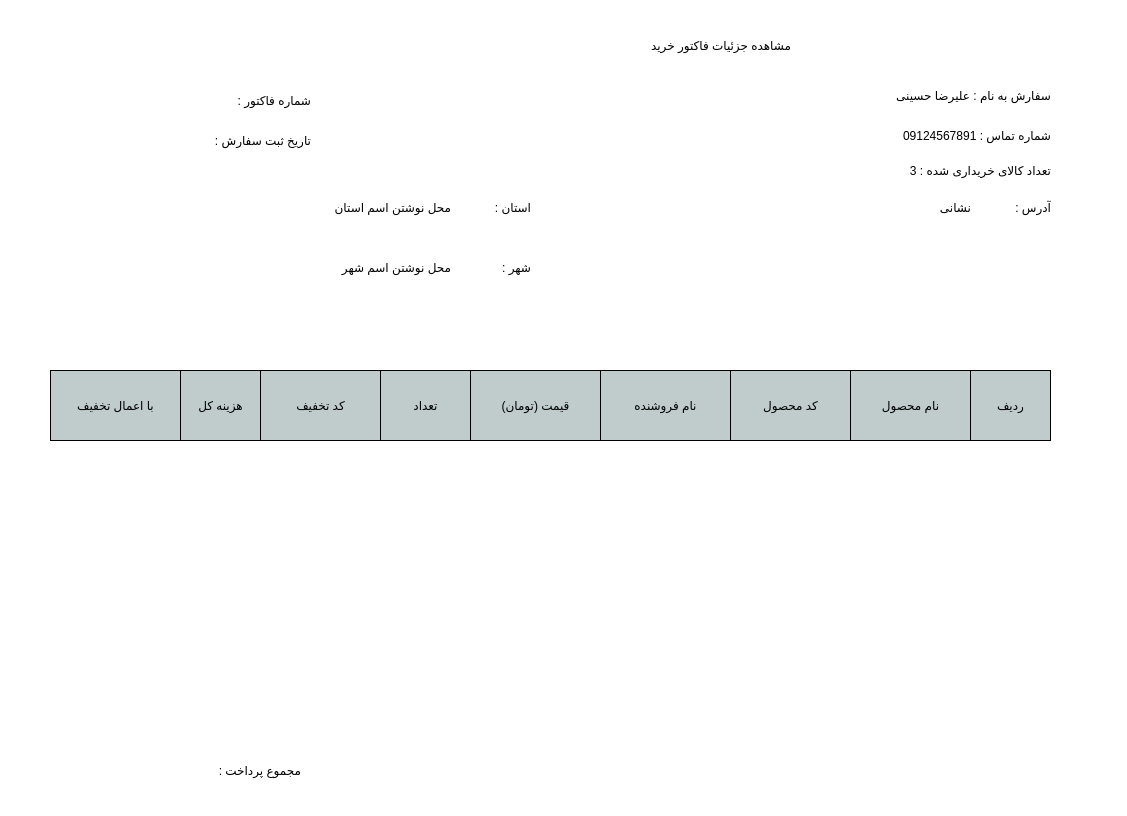
<?xml version="1.0" encoding="UTF-8"?>
<ui version="4.0">
 <class>mainWindow</class>
 <widget class="QDialog" name="mainWindow">
  <property name="geometry">
   <rect>
    <x>0</x>
    <y>0</y>
    <width>1127</width>
    <height>816</height>
   </rect>
  </property>
  <property name="windowTitle">
   <string>Dialog</string>
  </property>
  <property name="styleSheet">
   <string notr="true">#mainWindow{
background-color : #fff
}</string>
  </property>
  <widget class="QLabel" name="label">
   <property name="geometry">
    <rect>
     <x>350</x>
     <y>10</y>
     <width>441</width>
     <height>71</height>
    </rect>
   </property>
   <property name="styleSheet">
    <string notr="true">font: 28pt &quot;B narm&quot;;</string>
   </property>
   <property name="text">
    <string>مشاهده جزئیات فاکتور خرید</string>
   </property>
  </widget>
  <widget class="QLabel" name="label_2">
   <property name="geometry">
    <rect>
     <x>160</x>
     <y>80</y>
     <width>151</width>
     <height>41</height>
    </rect>
   </property>
   <property name="styleSheet">
    <string notr="true">font: 15pt &quot;B Nazanin&quot;;</string>
   </property>
   <property name="text">
    <string>شماره فاکتور :</string>
   </property>
  </widget>
  <widget class="QLabel" name="label_3">
   <property name="geometry">
    <rect>
     <x>150</x>
     <y>120</y>
     <width>161</width>
     <height>41</height>
    </rect>
   </property>
   <property name="styleSheet">
    <string notr="true">font: 15pt &quot;B Nazanin&quot;;</string>
   </property>
   <property name="text">
    <string>تاریخ ثبت سفارش :</string>
   </property>
  </widget>
  <widget class="QLabel" name="label_4">
   <property name="geometry">
    <rect>
     <x>140</x>
     <y>750</y>
     <width>161</width>
     <height>41</height>
    </rect>
   </property>
   <property name="styleSheet">
    <string notr="true">font: 15pt &quot;B Nazanin&quot;;</string>
   </property>
   <property name="text">
    <string>مجموع پرداخت :</string>
   </property>
  </widget>
  <widget class="QPushButton" name="pushButton">
   <property name="geometry">
    <rect>
     <x>850</x>
     <y>370</y>
     <width>121</width>
     <height>71</height>
    </rect>
   </property>
   <property name="styleSheet">
    <string notr="true">border:1px solid #000;
background-color: rgb(191, 204, 203);</string>
   </property>
   <property name="text">
    <string>نام محصول</string>
   </property>
  </widget>
  <widget class="QPushButton" name="pushButton_2">
   <property name="geometry">
    <rect>
     <x>730</x>
     <y>370</y>
     <width>121</width>
     <height>71</height>
    </rect>
   </property>
   <property name="styleSheet">
    <string notr="true">border:1px solid #000;
background-color: rgb(191, 204, 203);</string>
   </property>
   <property name="text">
    <string>کد محصول</string>
   </property>
  </widget>
  <widget class="QPushButton" name="pushButton_3">
   <property name="geometry">
    <rect>
     <x>600</x>
     <y>370</y>
     <width>131</width>
     <height>71</height>
    </rect>
   </property>
   <property name="styleSheet">
    <string notr="true">border:1px solid #000;
background-color: rgb(191, 204, 203);</string>
   </property>
   <property name="text">
    <string>نام فروشنده</string>
   </property>
  </widget>
  <widget class="QPushButton" name="pushButton_9">
   <property name="geometry">
    <rect>
     <x>50</x>
     <y>370</y>
     <width>131</width>
     <height>71</height>
    </rect>
   </property>
   <property name="styleSheet">
    <string notr="true">border:1px solid #000;
background-color: rgb(191, 204, 203);</string>
   </property>
   <property name="text">
    <string>با اعمال تخفیف</string>
   </property>
  </widget>
  <widget class="QPushButton" name="pushButton_7">
   <property name="geometry">
    <rect>
     <x>260</x>
     <y>370</y>
     <width>121</width>
     <height>71</height>
    </rect>
   </property>
   <property name="styleSheet">
    <string notr="true">border:1px solid #000;
background-color: rgb(191, 204, 203);</string>
   </property>
   <property name="text">
    <string>کد تخفیف</string>
   </property>
  </widget>
  <widget class="QPushButton" name="pushButton_8">
   <property name="geometry">
    <rect>
     <x>180</x>
     <y>370</y>
     <width>81</width>
     <height>71</height>
    </rect>
   </property>
   <property name="styleSheet">
    <string notr="true">border:1px solid #000;
background-color: rgb(191, 204, 203);</string>
   </property>
   <property name="text">
    <string>هزینه کل</string>
   </property>
  </widget>
  <widget class="QPushButton" name="pushButton_5">
   <property name="geometry">
    <rect>
     <x>470</x>
     <y>370</y>
     <width>131</width>
     <height>71</height>
    </rect>
   </property>
   <property name="styleSheet">
    <string notr="true">border:1px solid #000;
background-color: rgb(191, 204, 203);</string>
   </property>
   <property name="text">
    <string>قیمت (تومان)</string>
   </property>
  </widget>
  <widget class="QPushButton" name="pushButton_4">
   <property name="geometry">
    <rect>
     <x>970</x>
     <y>370</y>
     <width>81</width>
     <height>71</height>
    </rect>
   </property>
   <property name="styleSheet">
    <string notr="true">border:1px solid #000;
background-color: rgb(191, 204, 203);</string>
   </property>
   <property name="text">
    <string>ردیف</string>
   </property>
  </widget>
  <widget class="QPushButton" name="pushButton_6">
   <property name="geometry">
    <rect>
     <x>380</x>
     <y>370</y>
     <width>91</width>
     <height>71</height>
    </rect>
   </property>
   <property name="styleSheet">
    <string notr="true">border:1px solid #000;
background-color: rgb(191, 204, 203);</string>
   </property>
   <property name="text">
    <string>تعداد</string>
   </property>
  </widget>
  <widget class="QLabel" name="count_lbl">
   <property name="geometry">
    <rect>
     <x>770</x>
     <y>160</y>
     <width>281</width>
     <height>20</height>
    </rect>
   </property>
   <property name="styleSheet">
    <string notr="true">font: 14pt &quot;B Nazanin&quot;;</string>
   </property>
   <property name="text">
    <string>تعداد کالای خریداری شده : 3 </string>
   </property>
  </widget>
  <widget class="QLabel" name="label_5">
   <property name="geometry">
    <rect>
     <x>460</x>
     <y>260</y>
     <width>71</width>
     <height>51</height>
    </rect>
   </property>
   <property name="styleSheet">
    <string notr="true">font: bold 18pt &quot;B Nazanin&quot;;</string>
   </property>
   <property name="text">
    <string>شهر :</string>
   </property>
   <property name="alignment">
    <set>Qt::AlignLeading|Qt::AlignLeft|Qt::AlignTop</set>
   </property>
  </widget>
  <widget class="QLabel" name="label_6">
   <property name="geometry">
    <rect>
     <x>960</x>
     <y>200</y>
     <width>91</width>
     <height>51</height>
    </rect>
   </property>
   <property name="styleSheet">
    <string notr="true">font: bold 18pt &quot;B Nazanin&quot;;</string>
   </property>
   <property name="text">
    <string>آدرس :</string>
   </property>
   <property name="alignment">
    <set>Qt::AlignLeading|Qt::AlignLeft|Qt::AlignTop</set>
   </property>
  </widget>
  <widget class="QLabel" name="city_lbl">
   <property name="geometry">
    <rect>
     <x>-10</x>
     <y>260</y>
     <width>461</width>
     <height>51</height>
    </rect>
   </property>
   <property name="styleSheet">
    <string notr="true">font: bold 18pt &quot;B Nazanin&quot;;</string>
   </property>
   <property name="text">
    <string>محل نوشتن اسم شهر</string>
   </property>
   <property name="alignment">
    <set>Qt::AlignLeading|Qt::AlignLeft|Qt::AlignTop</set>
   </property>
  </widget>
  <widget class="QLabel" name="Adress_lbl">
   <property name="geometry">
    <rect>
     <x>590</x>
     <y>200</y>
     <width>381</width>
     <height>131</height>
    </rect>
   </property>
   <property name="styleSheet">
    <string notr="true">font: bold 18pt &quot;B Nazanin&quot;;</string>
   </property>
   <property name="text">
    <string>نشانی</string>
   </property>
   <property name="scaledContents">
    <bool>false</bool>
   </property>
   <property name="alignment">
    <set>Qt::AlignLeading|Qt::AlignLeft|Qt::AlignTop</set>
   </property>
   <property name="wordWrap">
    <bool>true</bool>
   </property>
  </widget>
  <widget class="QLabel" name="state_lbl">
   <property name="geometry">
    <rect>
     <x>0</x>
     <y>200</y>
     <width>451</width>
     <height>51</height>
    </rect>
   </property>
   <property name="styleSheet">
    <string notr="true">font: bold 18pt &quot;B Nazanin&quot;;</string>
   </property>
   <property name="text">
    <string>محل نوشتن اسم استان</string>
   </property>
   <property name="alignment">
    <set>Qt::AlignLeading|Qt::AlignLeft|Qt::AlignTop</set>
   </property>
  </widget>
  <widget class="QLabel" name="label_7">
   <property name="geometry">
    <rect>
     <x>460</x>
     <y>200</y>
     <width>71</width>
     <height>51</height>
    </rect>
   </property>
   <property name="styleSheet">
    <string notr="true">font: bold 18pt &quot;B Nazanin&quot;;</string>
   </property>
   <property name="text">
    <string>استان : </string>
   </property>
   <property name="alignment">
    <set>Qt::AlignLeading|Qt::AlignLeft|Qt::AlignTop</set>
   </property>
  </widget>
  <widget class="QLabel" name="count_lbl_2">
   <property name="geometry">
    <rect>
     <x>770</x>
     <y>80</y>
     <width>281</width>
     <height>31</height>
    </rect>
   </property>
   <property name="styleSheet">
    <string notr="true">font: 14pt &quot;B Nazanin&quot;;</string>
   </property>
   <property name="text">
    <string>سفارش به نام : علیرضا حسینی</string>
   </property>
  </widget>
  <widget class="QLabel" name="count_lbl_3">
   <property name="geometry">
    <rect>
     <x>770</x>
     <y>120</y>
     <width>281</width>
     <height>31</height>
    </rect>
   </property>
   <property name="styleSheet">
    <string notr="true">font: 14pt &quot;B Nazanin&quot;;</string>
   </property>
   <property name="text">
    <string>شماره تماس : 09124567891</string>
   </property>
  </widget>
 </widget>
 <resources/>
 <connections/>
</ui>
